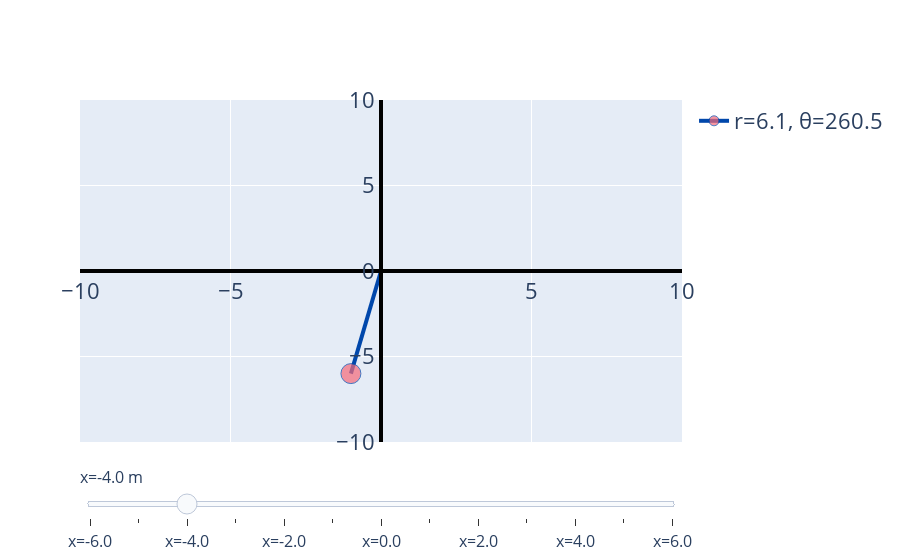

Write notebook code for a chart like this one.
### Code cell
import plotly.graph_objects as go
import plotly.express as px

import numpy as np


fig = go.Figure()
# 
layout = go.Layout(yaxis=dict(range=[-10,10],
                              tickvals=[-10,-5,0,5,10],
                              #title=dict(text='Y'),
                              linecolor="#000000",
                              linewidth=4,
                              #constraintoward="top",
                              position=0.5),
                   xaxis=dict(range=[-10,10],
                              tickvals=[-10,-5,5,10],
                              #title=dict(text='X'),
                              linecolor="#000000",
                              linewidth=4,
                              #constraintoward="left",
                              position=0.5),
                   font=dict(size=22)
                   )


xmin,xmax,divx = -6,6,13
pasosx = np.linspace(xmin,xmax,divx)

pasosy = np.arange(-10,10,1)


y = pasosy[4]
for x in pasosx:
        r = np.sqrt(x*x+y*y)
        θ = np.arctan2(y, x) * 180 / np.pi
        if θ<0:
            θ = 360+θ
        fig.add_trace(
            go.Scatter(
                visible=False,
                mode="markers+lines",
                marker=dict(color="#F56A79",size=[0,20]),
                line=dict(color="#0047AB", width=4),
                name="r={0:.1f}, θ={1:.1f}".format(r,θ),
                x = [0,x],
                y = [0,y],
                showlegend=True)
        )


fig.update_layout(layout)

fig.data[5].visible = True


# Create and add slider
steps = []
for i in range(divx):
    step = dict(
        method="update",
        args=[{"visible": [False] * divx},
              {"title": " "}],
        label="x={0}".format(pasosx[i]),
    )
    step["args"][0]["visible"][i] = True  # Toggle i'th trace to "visible"
    steps.append(step)

sliders = [
dict(
    y=0,
    x=0,
    yanchor="top",
    xanchor="left",
    active=2,
    currentvalue={"suffix":" m","prefix": ""},
    font={'size':16},
    steps=steps
)]

fig.update_layout(
    sliders = sliders
)

fig.show()

### Figure 1 — Plotly figure (JSON) as saved in the notebook; plotly's stock layout.template omitted (floating-point values rounded to 4 significant figures)
{"data": [{"line": {"color": "#0047AB", "width": 4}, "marker": {"color": "#F56A79", "size": [0, 20]}, "mode": "markers+lines", "name": "r=8.5, θ=225.0", "showlegend": true, "type": "scatter", "visible": false, "x": [0, -6], "y": [0, -6]}, {"line": {"color": "#0047AB", "width": 4}, "marker": {"color": "#F56A79", "size": [0, 20]}, "mode": "markers+lines", "name": "r=7.8, θ=230.2", "showlegend": true, "type": "scatter", "visible": false, "x": [0, -5], "y": [0, -6]}, {"line": {"color": "#0047AB", "width": 4}, "marker": {"color": "#F56A79", "size": [0, 20]}, "mode": "markers+lines", "name": "r=7.2, θ=236.3", "showlegend": true, "type": "scatter", "visible": false, "x": [0, -4], "y": [0, -6]}, {"line": {"color": "#0047AB", "width": 4}, "marker": {"color": "#F56A79", "size": [0, 20]}, "mode": "markers+lines", "name": "r=6.7, θ=243.4", "showlegend": true, "type": "scatter", "visible": false, "x": [0, -3], "y": [0, -6]}, {"line": {"color": "#0047AB", "width": 4}, "marker": {"color": "#F56A79", "size": [0, 20]}, "mode": "markers+lines", "name": "r=6.3, θ=251.6", "showlegend": true, "type": "scatter", "visible": false, "x": [0, -2], "y": [0, -6]}, {"line": {"color": "#0047AB", "width": 4}, "marker": {"color": "#F56A79", "size": [0, 20]}, "mode": "markers+lines", "name": "r=6.1, θ=260.5", "showlegend": true, "type": "scatter", "visible": true, "x": [0, -1], "y": [0, -6]}, {"line": {"color": "#0047AB", "width": 4}, "marker": {"color": "#F56A79", "size": [0, 20]}, "mode": "markers+lines", "name": "r=6.0, θ=270.0", "showlegend": true, "type": "scatter", "visible": false, "x": [0, 0], "y": [0, -6]}, {"line": {"color": "#0047AB", "width": 4}, "marker": {"color": "#F56A79", "size": [0, 20]}, "mode": "markers+lines", "name": "r=6.1, θ=279.5", "showlegend": true, "type": "scatter", "visible": false, "x": [0, 1], "y": [0, -6]}, {"line": {"color": "#0047AB", "width": 4}, "marker": {"color": "#F56A79", "size": [0, 20]}, "mode": "markers+lines", "name": "r=6.3, θ=288.4", "showlegend": true, "type": "scatter", "visible": false, "x": [0, 2], "y": [0, -6]}, {"line": {"color": "#0047AB", "width": 4}, "marker": {"color": "#F56A79", "size": [0, 20]}, "mode": "markers+lines", "name": "r=6.7, θ=296.6", "showlegend": true, "type": "scatter", "visible": false, "x": [0, 3], "y": [0, -6]}, {"line": {"color": "#0047AB", "width": 4}, "marker": {"color": "#F56A79", "size": [0, 20]}, "mode": "markers+lines", "name": "r=7.2, θ=303.7", "showlegend": true, "type": "scatter", "visible": false, "x": [0, 4], "y": [0, -6]}, {"line": {"color": "#0047AB", "width": 4}, "marker": {"color": "#F56A79", "size": [0, 20]}, "mode": "markers+lines", "name": "r=7.8, θ=309.8", "showlegend": true, "type": "scatter", "visible": false, "x": [0, 5], "y": [0, -6]}, {"line": {"color": "#0047AB", "width": 4}, "marker": {"color": "#F56A79", "size": [0, 20]}, "mode": "markers+lines", "name": "r=8.5, θ=315.0", "showlegend": true, "type": "scatter", "visible": false, "x": [0, 6], "y": [0, -6]}], "layout": {"font": {"size": 22}, "sliders": [{"active": 2, "currentvalue": {"prefix": "", "suffix": " m"}, "font": {"size": 16}, "steps": [{"args": [{"visible": [true, false, false, false, false, false, false, false, false, false, false, false, false]}, {"title": " "}], "label": "x=-6.0", "method": "update"}, {"args": [{"visible": [false, true, false, false, false, false, false, false, false, false, false, false, false]}, {"title": " "}], "label": "x=-5.0", "method": "update"}, {"args": [{"visible": [false, false, true, false, false, false, false, false, false, false, false, false, false]}, {"title": " "}], "label": "x=-4.0", "method": "update"}, {"args": [{"visible": [false, false, false, true, false, false, false, false, false, false, false, false, false]}, {"title": " "}], "label": "x=-3.0", "method": "update"}, {"args": [{"visible": [false, false, false, false, true, false, false, false, false, false, false, false, false]}, {"title": " "}], "label": "x=-2.0", "method": "update"}, {"args": [{"visible": [false, false, false, false, false, true, false, false, false, false, false, false, false]}, {"title": " "}], "label": "x=-1.0", "method": "update"}, {"args": [{"visible": [false, false, false, false, false, false, true, false, false, false, false, false, false]}, {"title": " "}], "label": "x=0.0", "method": "update"}, {"args": [{"visible": [false, false, false, false, false, false, false, true, false, false, false, false, false]}, {"title": " "}], "label": "x=1.0", "method": "update"}, {"args": [{"visible": [false, false, false, false, false, false, false, false, true, false, false, false, false]}, {"title": " "}], "label": "x=2.0", "method": "update"}, {"args": [{"visible": [false, false, false, false, false, false, false, false, false, true, false, false, false]}, {"title": " "}], "label": "x=3.0", "method": "update"}, {"args": [{"visible": [false, false, false, false, false, false, false, false, false, false, true, false, false]}, {"title": " "}], "label": "x=4.0", "method": "update"}, {"args": [{"visible": [false, false, false, false, false, false, false, false, false, false, false, true, false]}, {"title": " "}], "label": "x=5.0", "method": "update"}, {"args": [{"visible": [false, false, false, false, false, false, false, false, false, false, false, false, true]}, {"title": " "}], "label": "x=6.0", "method": "update"}], "x": 0, "xanchor": "left", "y": 0, "yanchor": "top"}], "xaxis": {"linecolor": "#000000", "linewidth": 4, "position": 0.5, "range": [-10, 10], "tickvals": [-10, -5, 5, 10]}, "yaxis": {"linecolor": "#000000", "linewidth": 4, "position": 0.5, "range": [-10, 10], "tickvals": [-10, -5, 0, 5, 10]}}}
